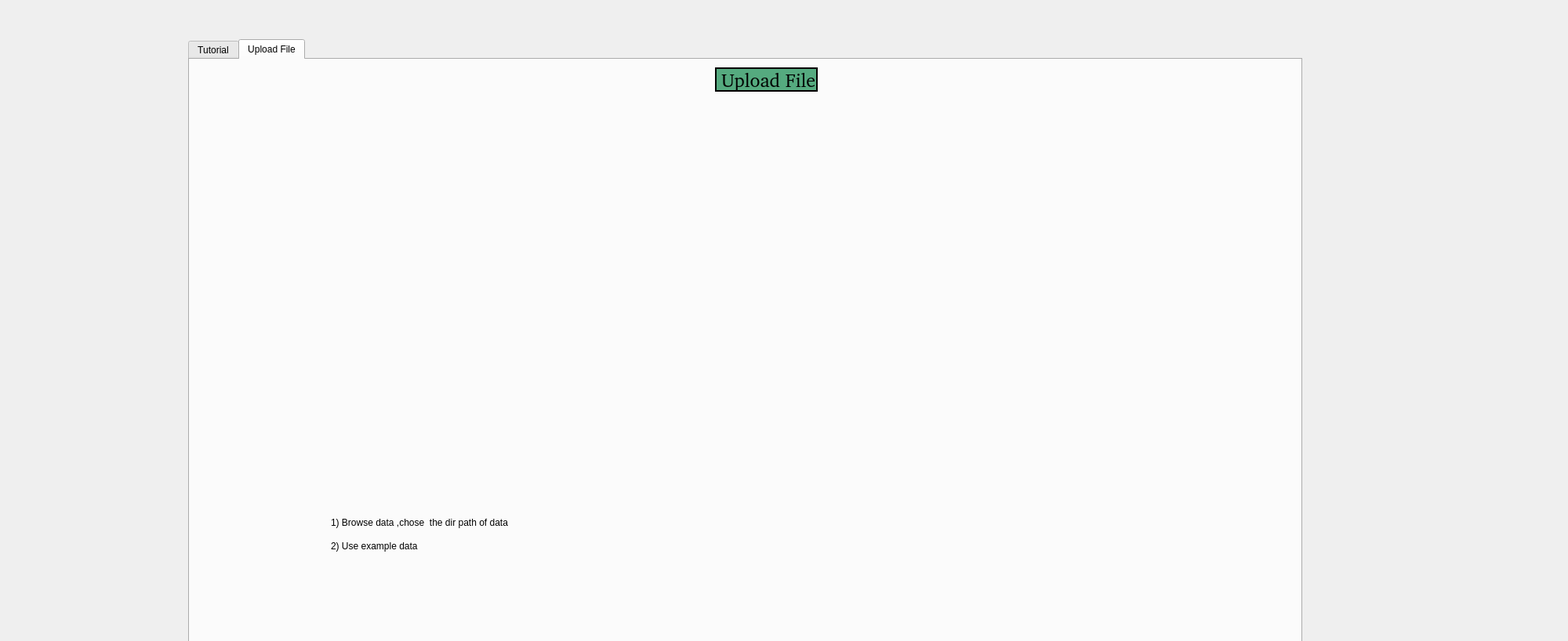
<?xml version="1.0" encoding="UTF-8"?>
<ui version="4.0">
 <class>Tutroial</class>
 <widget class="QDialog" name="Tutroial">
  <property name="geometry">
   <rect>
    <x>0</x>
    <y>0</y>
    <width>2000</width>
    <height>818</height>
   </rect>
  </property>
  <property name="windowTitle">
   <string>Dialog</string>
  </property>
  <widget class="QTabWidget" name="tabWidget">
   <property name="geometry">
    <rect>
     <x>240</x>
     <y>50</y>
     <width>1421</width>
     <height>771</height>
    </rect>
   </property>
   <property name="currentIndex">
    <number>1</number>
   </property>
   <widget class="QWidget" name="tab">
    <attribute name="title">
     <string>Tutorial</string>
    </attribute>
    <widget class="QLabel" name="label">
     <property name="geometry">
      <rect>
       <x>600</x>
       <y>50</y>
       <width>141</width>
       <height>31</height>
      </rect>
     </property>
     <property name="font">
      <font>
       <family>Arial [TMC ]</family>
       <pointsize>18</pointsize>
      </font>
     </property>
     <property name="styleSheet">
      <string notr="true">background-color: rgb(85, 170, 127);</string>
     </property>
     <property name="frameShape">
      <enum>QFrame::WinPanel</enum>
     </property>
     <property name="text">
      <string>Introduction</string>
     </property>
    </widget>
    <widget class="QTextEdit" name="textEdit">
     <property name="geometry">
      <rect>
       <x>120</x>
       <y>110</y>
       <width>1181</width>
       <height>501</height>
      </rect>
     </property>
     <property name="font">
      <font>
       <family>Arial [TMC ]</family>
       <pointsize>20</pointsize>
      </font>
     </property>
     <property name="html">
      <string>&lt;!DOCTYPE HTML PUBLIC &quot;-//W3C//DTD HTML 4.0//EN&quot; &quot;http://www.w3.org/TR/REC-html40/strict.dtd&quot;&gt;
&lt;html&gt;&lt;head&gt;&lt;meta name=&quot;qrichtext&quot; content=&quot;1&quot; /&gt;&lt;style type=&quot;text/css&quot;&gt;
p, li { white-space: pre-wrap; }
&lt;/style&gt;&lt;/head&gt;&lt;body style=&quot; font-family:'Arial [TMC ]'; font-size:20pt; font-weight:400; font-style:normal;&quot;&gt;
&lt;p align=&quot;justify&quot; style=&quot; margin-top:0px; margin-bottom:0px; margin-left:0px; margin-right:0px; -qt-block-indent:0; text-indent:0px;&quot;&gt;&lt;span style=&quot; font-family:'Sans Serif'; font-size:16pt; font-weight:600;&quot;&gt;InfoScan&lt;/span&gt;&lt;span style=&quot; font-family:'Sans Serif'; font-size:16pt;&quot;&gt; is a software that identifies the new long non-coding RNA from single cell data and characterizes its Features (such as length, expression, Conservative , etc.) &lt;/span&gt;&lt;/p&gt;
&lt;p align=&quot;justify&quot; style=&quot;-qt-paragraph-type:empty; margin-top:0px; margin-bottom:0px; margin-left:0px; margin-right:0px; -qt-block-indent:0; text-indent:0px; font-family:'Sans Serif'; font-size:16pt;&quot;&gt;&lt;br /&gt;&lt;/p&gt;
&lt;p align=&quot;justify&quot; style=&quot; margin-top:0px; margin-bottom:0px; margin-left:0px; margin-right:0px; -qt-block-indent:0; text-indent:0px;&quot;&gt;&lt;span style=&quot; font-family:'Sans Serif'; font-size:16pt;&quot;&gt;In addition, it also identified its specificity in different heterogeneous populations, and performed functional enrichment analysis on these specific unannotated lncRNAs; and clustered the data with lncRNA and mRNA respectively. &lt;/span&gt;&lt;/p&gt;&lt;/body&gt;&lt;/html&gt;</string>
     </property>
    </widget>
   </widget>
   <widget class="QWidget" name="tab_2">
    <attribute name="title">
     <string>Upload File</string>
    </attribute>
    <widget class="QLabel" name="label_2">
     <property name="geometry">
      <rect>
       <x>670</x>
       <y>10</y>
       <width>131</width>
       <height>31</height>
      </rect>
     </property>
     <property name="font">
      <font>
       <family>Arial [TMC ]</family>
       <pointsize>18</pointsize>
      </font>
     </property>
     <property name="styleSheet">
      <string notr="true">background-color: rgb(85, 170, 127);</string>
     </property>
     <property name="frameShape">
      <enum>QFrame::WinPanel</enum>
     </property>
     <property name="text">
      <string>Upload File</string>
     </property>
    </widget>
    <widget class="QLabel" name="label_3">
     <property name="geometry">
      <rect>
       <x>180</x>
       <y>70</y>
       <width>1081</width>
       <height>481</height>
      </rect>
     </property>
     <property name="styleSheet">
      <string notr="true">border-image: url(:/build-InfoScan-Desktop-Debug/images/upload2.png);</string>
     </property>
     <property name="text">
      <string/>
     </property>
    </widget>
    <widget class="QLabel" name="label_4">
     <property name="geometry">
      <rect>
       <x>180</x>
       <y>580</y>
       <width>271</width>
       <height>21</height>
      </rect>
     </property>
     <property name="text">
      <string>1) Browse data ,chose  the dir path of data</string>
     </property>
    </widget>
    <widget class="QLabel" name="label_5">
     <property name="geometry">
      <rect>
       <x>180</x>
       <y>610</y>
       <width>271</width>
       <height>21</height>
      </rect>
     </property>
     <property name="text">
      <string>2) Use example data </string>
     </property>
    </widget>
   </widget>
  </widget>
 </widget>
 <resources/>
 <connections/>
</ui>
